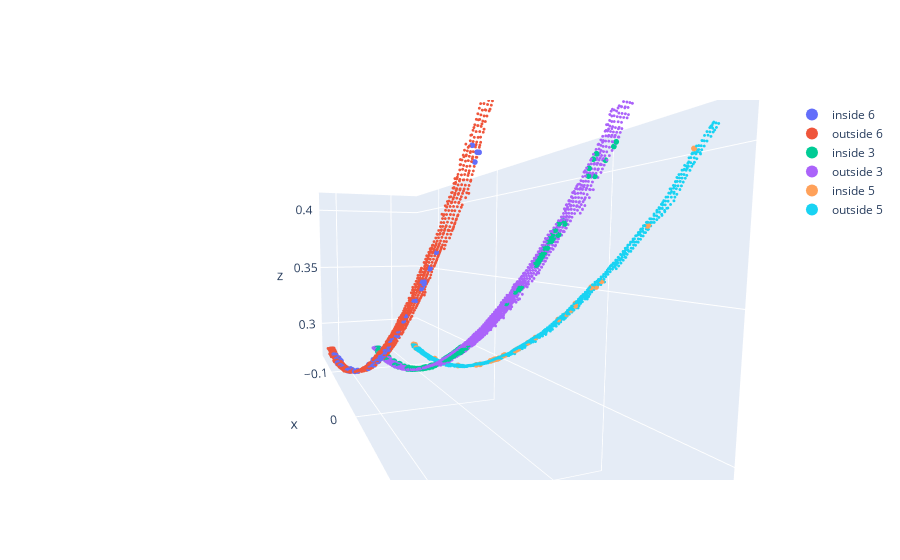

Here is the notebook cell this chart was saved with:
### Markdown cell above
## Plot groove points inside selected range

### Code cell
# Iterate every groove
data = []
for g in diff_df.groove.unique():
    # Filter data for that groove
    groove_df = diff_df.query(f"groove == {g}")
    
    ## Get mean and std of groove depths
    mean, std = groove_df["upper"].mean(), groove_df["upper"].std()
    
    # Get data points of groove inside that depth
    inside_df = df.query(f"cluster == {g} and depth <= {mean + 2*std} and depth >= {mean - 2*std}")
    outside_df = df.query(f"cluster == {g} and (depth > {mean + 2*std} or depth < {mean - 2*std})")
    
    # Append datapoints to data list
    data.append(
        go.Scatter3d(
            x=inside_df.x, y=inside_df.y, z=inside_df.z, 
            mode="markers", marker=dict(size=2, color=g), name=f"inside {g}"
        )
    )
    data.append(
        go.Scatter3d(
            x=outside_df.x, y=outside_df.y, z=outside_df.z, 
            mode="markers", marker=dict(size=1, color=-g), name=f"outside {g}"
        )
    )
    
# Plot data
fig = go.Figure(data=data)
fig.update_layout(legend={"itemsizing": "constant"})
fig.show()

### Figure 1 — Plotly figure (JSON) as saved in the notebook; plotly's stock layout.template omitted (floating-point values rounded to 4 significant figures; data arrays with more than 128 entries replaced by an {"elided": "..."} marker saying what was removed)
{"data": [{"marker": {"color": 6, "size": 2}, "mode": "markers", "name": "inside 6", "type": "scatter3d", "x": [0.1382, -0.1218, 0.03707, 0.1371, 0.1371, 0.1351, 0.01353, 0.02059, 0.05, -0.08059, 0.08835, -0.04964, 0.04562, 0.06647, 0.02882, -0.09471, -0.09235, 0.03476, 0.0983, 0.1041, 0.03023, 0.03, -0.07235, -0.00059, -0.04765, 0.05706, -0.02529, 0.1103, 0.09833, 0.09558, 0.05971, 0.09702, 0.1038, -0.05471, 0.09471, -0.1041, 0.03824, 0.08851, 0.07863, 0.07471, -0.04176, -0.1229, 0.06294, 0.06174, 0.04167, 0.04647, 0.03118, 0.04372, 0.04294, 0.03936, 0.03588, 0.02765, 0.03245, 0.02288, -0.1018, 0.01471, 0.01588, -0.1029, -0.01371, -0.04647, -0.02294, -0.08176, -0.03353, -0.05118, -0.05, -0.06176, -0.1194, -0.1088, -0.1076, -0.1241, -0.1206, -0.1135, -0.09558], "y": [-0.05706, -0.05824, -0.05933, -0.05438, -0.05498, -0.05471, -0.05706, -0.05941, -0.05824, -0.06032, -0.05706, -0.06059, -0.05706, -0.05824, -0.05706, -0.06069, -0.06101, -0.05909, -0.05824, -0.05706, -0.05706, -0.05706, -0.06059, -0.05706, -0.06059, -0.05941, -0.06042, -0.05706, -0.05706, -0.05706, -0.05941, -0.05684, -0.05706, -0.05667, -0.05706, -0.05706, -0.05941, -0.05824, -0.05824, -0.05824, -0.06059, -0.05824, -0.05824, -0.05704, -0.05799, -0.05941, -0.05941, -0.05824, -0.05824, -0.05941, -0.05706, -0.06039, -0.05706, -0.05698, -0.05706, -0.06003, -0.05941, -0.05706, -0.06077, -0.06059, -0.06059, -0.06059, -0.05692, -0.06059, -0.06059, -0.0568, -0.05941, -0.05941, -0.05941, -0.05941, -0.05941, -0.05706, -0.06059], "z": [0.3968, 0.2782, 0.3153, 0.3953, 0.3953, 0.3929, 0.3041, 0.3073, 0.3224, 0.28, 0.3482, 0.2847, 0.3198, 0.3325, 0.311, 0.2788, 0.279, 0.3141, 0.3564, 0.3615, 0.3118, 0.3116, 0.281, 0.2985, 0.2851, 0.3266, 0.2906, 0.3671, 0.3564, 0.3541, 0.3282, 0.3553, 0.3612, 0.2836, 0.3534, 0.2783, 0.3159, 0.3484, 0.3409, 0.3382, 0.2864, 0.2783, 0.3302, 0.3294, 0.3177, 0.3204, 0.3123, 0.3188, 0.3184, 0.3165, 0.3146, 0.3106, 0.3129, 0.3082, 0.2784, 0.3047, 0.3052, 0.2783, 0.2941, 0.2854, 0.2913, 0.2799, 0.2883, 0.2844, 0.2846, 0.2824, 0.2782, 0.2782, 0.2783, 0.2783, 0.2782, 0.2781, 0.2788]}, {"marker": {"color": -6, "size": 1}, "mode": "markers", "name": "outside 6", "type": "scatter3d", "x": {"elided": "1373 float values"}, "y": {"elided": "1373 float values"}, "z": {"elided": "1373 float values"}}, {"marker": {"color": 3, "size": 2}, "mode": "markers", "name": "inside 3", "type": "scatter3d", "x": {"elided": "171 float values"}, "y": {"elided": "171 float values"}, "z": {"elided": "171 float values"}}, {"marker": {"color": -3, "size": 1}, "mode": "markers", "name": "outside 3", "type": "scatter3d", "x": {"elided": "1595 float values"}, "y": {"elided": "1595 float values"}, "z": {"elided": "1595 float values"}}, {"marker": {"color": 5, "size": 2}, "mode": "markers", "name": "inside 5", "type": "scatter3d", "x": [0.03824, 0.07924, -0.1488, 0.1441, 0.1237, 0.08245, 0.04882, 0.01235, 0.1241, 0.02523, 0.08702, 0.09737, 0.1006, 0.09706, -0.04647, 0.08557, 0.09726, 0.01466, 0.07471, 0.03724, 0.05588, 0.03943, 0.0089, 0.03706, 0.03588, 0.02647, 0.01474, 0.01706, -0.01366, -0.01, -0.07235, -0.09588, -0.1475, -0.1371], "y": [0.01824, 0.01941, 0.01824, 0.01763, 0.02059, 0.01941, 0.01824, 0.01706, 0.02059, 0.01695, 0.01824, 0.02059, 0.02059, 0.01824, 0.01941, 0.01941, 0.01824, 0.01695, 0.01824, 0.01824, 0.01824, 0.01824, 0.01706, 0.01824, 0.01824, 0.01706, 0.01801, 0.01824, 0.0184, 0.01934, 0.01478, 0.01981, 0.01941, 0.01706], "z": [0.3123, 0.3377, 0.2767, 0.4, 0.3765, 0.34, 0.3181, 0.3002, 0.3769, 0.3059, 0.3435, 0.3518, 0.3545, 0.3516, 0.2818, 0.3423, 0.3518, 0.3012, 0.3345, 0.3118, 0.3222, 0.3129, 0.2988, 0.3117, 0.3111, 0.3065, 0.3012, 0.3022, 0.2906, 0.2918, 0.2776, 0.2753, 0.2765, 0.2757]}, {"marker": {"color": -5, "size": 1}, "mode": "markers", "name": "outside 5", "type": "scatter3d", "x": {"elided": "1160 float values"}, "y": {"elided": "1160 float values"}, "z": {"elided": "1160 float values"}}], "layout": {"autosize": true, "legend": {"itemsizing": "constant"}, "scene": {"aspectmode": "auto", "aspectratio": {"x": 1.981, "y": 0.5591, "z": 0.9029}, "camera": {"center": {"x": 0, "y": 0, "z": 0}, "eye": {"x": 1.598, "y": -0.5762, "z": 0.1647}, "projection": {"type": "perspective"}, "up": {"x": 0, "y": 0, "z": 1}}}}}
